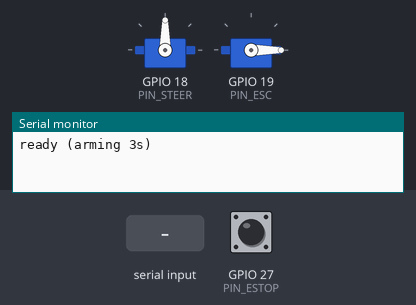
A program run on a simulated ESP32. Shown: 2 × servo, the last lines printed to the serial monitor. The test bench sets the inputs (shaded band); at power-on: GPIO 27 (PIN_ESTOP) HIGH.

Above: at 1.2 s.
1.3 s: "w90\n" received over Serial
At 2.2 s:
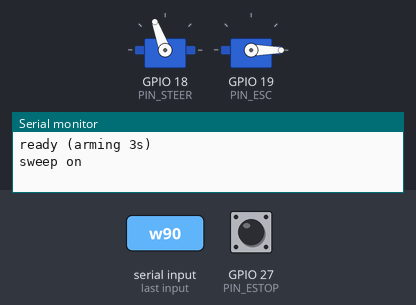
4.3 s: "s1500\n" received over Serial
5.8 s: "s90\n" received over Serial
At 6.6 s:
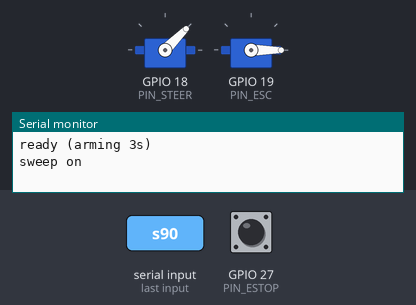
7.3 s: "w,45\n" received over Serial
At 8.21 s:
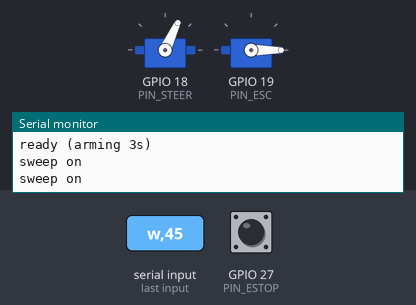
10.3 s: "s,45\n" received over Serial
Timing chart, 0 to 12.8 s (numbered marks = the images above; inputs shaded):
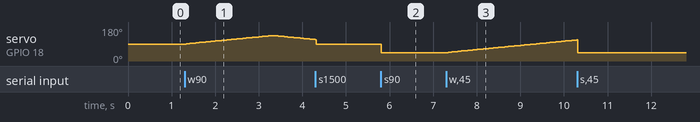

The program:

main.cpp
```cpp
#include <Arduino.h>
#include <ESP32Servo.h>
#include <esp_task_wdt.h>
#include "config.h"

// ---- Output layer: only this section writes to the servo/ESC ----
Servo steer, esc;
int steerUs = STEER_CENTER_US;
int targetUs = ESC_STOP_US;
int currentUs = ESC_STOP_US;

// ---- Input layer: serial now; swap for BLE/RC on Oct 23 ----
// Serial commands: "s1500" steering, "t1100" throttle, "w" toggle steering sweep.
// Each input source just calls setSteer()/setThrottle()/feedInput().
unsigned long lastInputMs = 0;
bool sweeping = false;
int sweepDir = 1;

void feedInput() { lastInputMs = millis(); }
void setSteer(int us) { steerUs = constrain(us, STEER_MIN_US, STEER_MAX_US); }
void setThrottle(int us) { targetUs = constrain(us, ESC_STOP_US, ESC_MAX_US); }

void handleLine(const char *line) {
  char c = line[0];
  int v = atoi(line + 1);
  if (c == 's') { sweeping = false; setSteer(v); feedInput(); }
  else if (c == 't') { setThrottle(v); feedInput(); }
  else if (c == 'w') { sweeping = !sweeping; Serial.println(sweeping ? "sweep on" : "sweep off"); }
}

void pollSerial() {  // non-blocking line reader
  static char buf[16];
  static uint8_t n = 0;
  while (Serial.available()) {
    char ch = Serial.read();
    if (ch == '\n' || ch == '\r') {
      if (n) { buf[n] = 0; handleLine(buf); n = 0; }
    } else if (n < sizeof(buf) - 1) {
      buf[n++] = ch;
    }
  }
}

// ---- Safety layer: independent of input source ----
bool armed() { return millis() >= ARM_MS; }

void applySafety() {
  bool estop = digitalRead(PIN_ESTOP) == HIGH;
  bool stale = millis() - lastInputMs > TIMEOUT_MS;
  if (estop || stale || !armed()) targetUs = ESC_STOP_US;
}

void controlTick() {
  if (sweeping) {
    steerUs += sweepDir * STEER_SWEEP_STEP_US;
    if (steerUs >= STEER_MAX_US) { steerUs = STEER_MAX_US; sweepDir = -1; }
    if (steerUs <= STEER_MIN_US) { steerUs = STEER_MIN_US; sweepDir = 1; }
  }
  // Speeding up is ramped; slowing down (brake/neutral) is immediate.
  if (currentUs < targetUs) currentUs = min(currentUs + RAMP_US_PER_TICK, targetUs);
  else currentUs = targetUs;
  esc.writeMicroseconds(currentUs);
  steer.writeMicroseconds(constrain(steerUs, STEER_MIN_US, STEER_MAX_US));
}

void setup() {
  Serial.begin(115200);
  pinMode(PIN_ESTOP, INPUT_PULLUP);
  steer.setPeriodHertz(50);
  esc.setPeriodHertz(50);
  steer.attach(PIN_STEER, 500, 2500);
  esc.attach(PIN_ESC, 1000, 2000);
  steer.writeMicroseconds(steerUs);
  esc.writeMicroseconds(ESC_STOP_US);  // hold minimum throttle while the ESC arms
  lastInputMs = millis();
  esp_task_wdt_init(WDT_TIMEOUT_S, true);
  esp_task_wdt_add(NULL);
  Serial.println("ready (arming 3s)");
}

void loop() {
  static unsigned long lastTickMs = 0;
  esp_task_wdt_reset();
  pollSerial();
  applySafety();
  if (millis() - lastTickMs >= TICK_MS) {
    lastTickMs = millis();
    controlTick();
  }
}
```

config.h
```cpp
#pragma once
// Pins: check against your board's pinout before wiring.
constexpr int PIN_STEER = 18;
constexpr int PIN_ESC   = 19;
constexpr int PIN_ESTOP = 27;  // normally-closed switch to GND; open or broken wire = stop

// Steering limits (us). Narrow until the real end stops are found.
constexpr int STEER_MIN_US    = 1000;
constexpr int STEER_MAX_US    = 2000;
constexpr int STEER_CENTER_US = 1500;
constexpr int STEER_SWEEP_STEP_US = 5;

// Throttle limits (us). 1500 = stop if the ESC is bidirectional; 1300 caps first tests.
constexpr int ESC_STOP_US = 1000;
constexpr int ESC_MAX_US  = 1300;
constexpr int RAMP_US_PER_TICK = 5;

constexpr unsigned long TIMEOUT_MS = 500;     // signal loss -> neutral
constexpr unsigned long TICK_MS    = 20;      // 50 Hz control loop
constexpr unsigned long ARM_MS     = 3000;    // ESC arming at minimum throttle
constexpr int WDT_TIMEOUT_S = 2;
```

Measured:
- after the input at 1.3 s, servo on GPIO 18 (PIN_STEER): rises from 90° to 135° in 2.0 s, then falls to 113° in 0.99 s
- after the input at 5.8 s, servo on GPIO 18 (PIN_STEER): 90° → 45° at once
- after the input at 7.3 s, servo on GPIO 18 (PIN_STEER): moves from 45° to 112° over 3.0 s, starting at once
